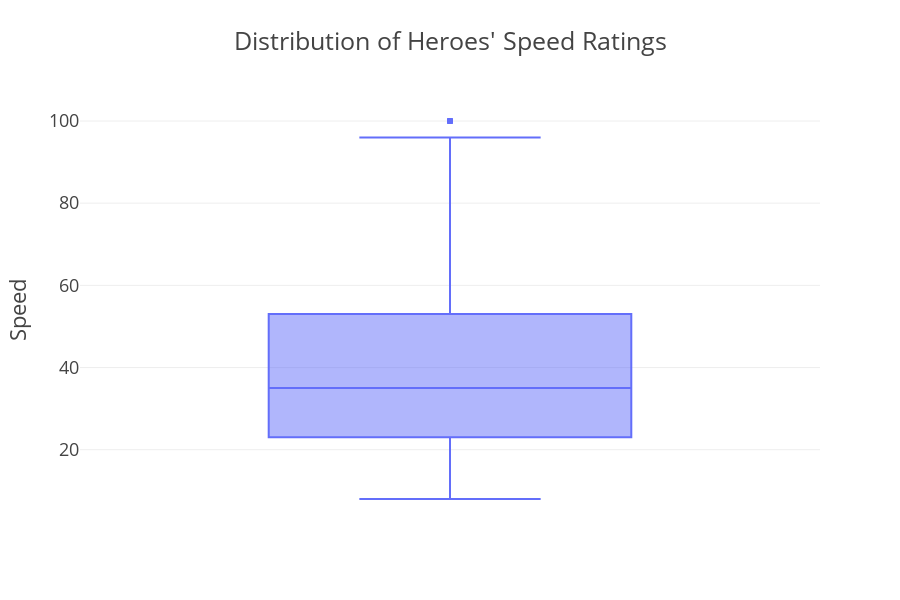

Notebook code for this chart:
### Markdown cell above
And then the boxplot. So elegant in it's simplicity it almost make tear up.

### Code cell
px.box(data_frame=heroes
    , y="Speed"
    , title="Distribution of Heroes' Speed Ratings"
    , template='presentation'
    )

### Figure 1 — Plotly figure (JSON) as saved in the notebook; plotly's stock layout.template omitted (floating-point values rounded to 4 significant figures; data arrays with more than 128 entries replaced by an {"elided": "..."} marker saying what was removed)
{"data": [{"alignmentgroup": "True", "hoverlabel": {"namelength": 0}, "hovertemplate": "Speed=%{y}", "legendgroup": "", "marker": {"color": "#636efa"}, "name": "", "notched": false, "offsetgroup": "", "orientation": "v", "showlegend": false, "type": "box", "uid": "df7d0d1e-06a7-4d48-9a81-7ef7b73cc33c", "xaxis": "x", "y": {"elided": "525 int values"}, "yaxis": "y"}], "layout": {"boxmode": "group", "grid": {"xaxes": ["x"], "xgap": 0.1, "xside": "bottom", "yaxes": ["y"], "ygap": 0.1, "yside": "left"}, "height": 600, "legend": {"tracegroupgap": 0}, "title": {"text": "Distribution of Heroes' Speed Ratings"}, "yaxis": {"title": {"text": "Speed"}}}}
